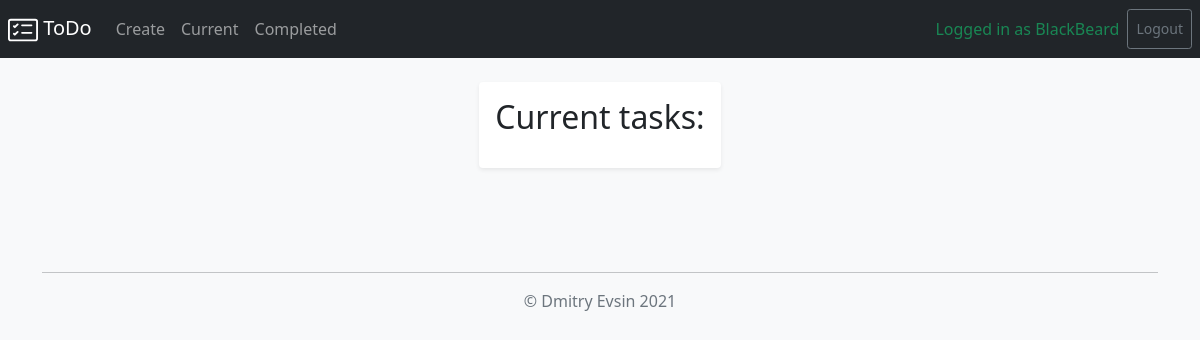
The page /curent/ (signed in) on the database as committed earlier.
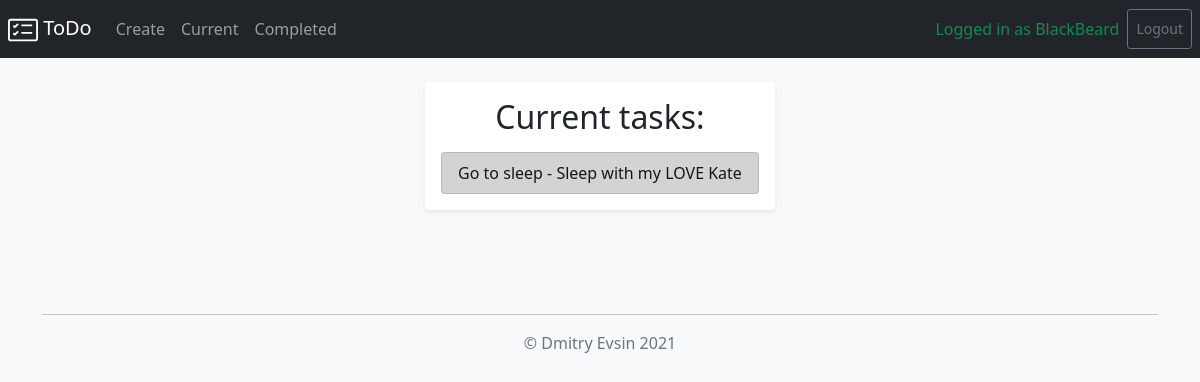
The same page on the database as committed later.
### todo/models.py (models this page shows, shortened)
class TodoTask(models.Model):
    title = models.CharField(max_length = 100)
    memo = models.TextField(blank = True)
    date_of_creation = models.DateTimeField(auto_now_add = True)
    date_of_completed = models.DateTimeField(null = True, blank=True)
    important = models.BooleanField(default = False)
    user = models.ForeignKey(User, on_delete = models.CASCADE)

### todo/views.py (the view)
# urls.py: path('curent/', views.currenttodo, name='currenttodo'),
@login_required
def currenttodo(request):
    todos = TodoTask.objects.filter(user=request.user, date_of_completed__isnull=True)
    return render(request, 'todo/currenttodo.html', {'todos':todos})

### todo/templates/todo/currenttodo.html
{%  extends 'todo/base.html'  %}
{%  block content  %}
<div class="container d-md-flex flex-md-equal w-100 justify-content-md-center mt-4">
  <div class="shadow-sm p-3 mb-5 bg-white rounded">
    <h2 class="text-center">Current tasks:</h2>
    <div class="list-group pt-2">
      {% for todo in todos %}
        {% if todo.important %}
        <a href="{% url 'viewtodo' todo.id %}" class="list-group-item list-group-item-action list-group-item-dark">
          {{ todo.title }}{% if todo.memo %} - {{ todo.memo }}{% endif %}
        </a>
        {% else %}
        <a href="{% url 'viewtodo' todo.id %}" class="list-group-item list-group-item-action">
          {{ todo.title }}{% if todo.memo %} - {{ todo.memo }}{% endif %}
        </a>
        {% endif %}
      {% endfor %}
    </div>
  </div>
</div>
{%  endblock  %}

Rows that differ between the two databases and show on the page:
added TodoTask: title "Go to sleep", memo "Sleep with my LOVE Kate"
